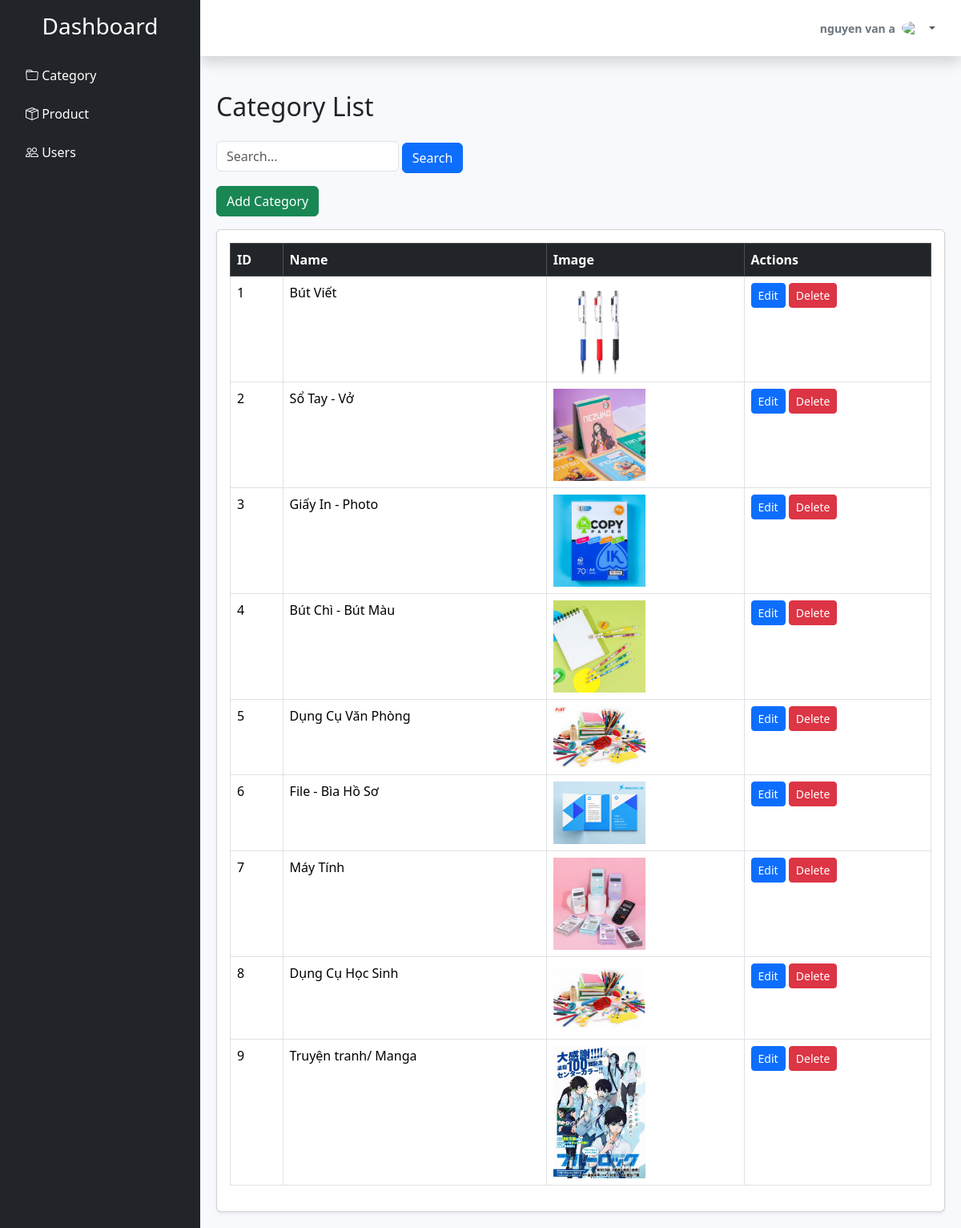
/admin/category_management/index.php (signed in), run on the app's committed database.
### tables this page shows
CREATE TABLE `category` (
  `id` int NOT NULL,
  `name` varchar(191) NOT NULL,
  `image` varchar(191) DEFAULT NULL,
  `created_at` timestamp NOT NULL DEFAULT CURRENT_TIMESTAMP
);

### admin/category_management/index.php (the view, shortened to what this page needs)
<?php include '../menu.php'; ?>
<?php
include '../connect.php';
$key = '';
$sql = "SELECT * FROM category WHERE name LIKE '%$key%'";
$result = mysqli_query($connect, $sql);
?>
<h2 class="mb-4 text-gray-800">Category List</h2>
<form class="mb-3" method="GET">
    <input type="text" name="key" class="form-control w-25 d-inline"
           placeholder="Search..." value="<?= htmlspecialchars($key) ?>">
    <button class="btn btn-primary">Search</button>
</form>
<a href="form_insert.php" class="btn btn-success mb-3">Add Category</a>
<div class="card shadow-sm">
    <div class="card-body">
        <table class="table table-bordered table-hover">
            <thead class="table-dark">
                <tr>
                    <th>ID</th>
                    <th>Name</th>
                    <th>Image</th>
                    <th>Actions</th>
                </tr>
            </thead>
            <tbody>
                <?php if (mysqli_num_rows($result) > 0): ?>
                    <?php while ($row = mysqli_fetch_assoc($result)): ?>
                        <tr>
                            <td><?= htmlspecialchars($row['id']) ?></td>
                            <td><?= htmlspecialchars($row['name']) ?></td>
                            <td>
                                <img src="../../assets/uploads/<?= htmlspecialchars($row['image']) ?>"
                                     alt="Category Image" width="115">
                            </td>
                            <td>
                                <a href="form_update.php?id=<?= $row['id'] ?>"
                                   class="btn btn-sm btn-primary">Edit</a>
                                <a href="delete.php?id=<?= $row['id'] ?>"
                                   class="btn btn-sm btn-danger"
                                   onclick="return confirm('Are you sure you want to delete this category?');">
                                   Delete
                                </a>
                            </td>
                        </tr>
                    <?php endwhile; ?>
                <?php else: ?>
                    <tr><td colspan="4" class="text-center">Không có danh mục nào</td></tr>
                <?php endif; ?>
            </tbody>
        </table>
    </div>
</div>
</body>
</html>

### admin/menu.php (style rules this page uses)
body { overflow: hidden; background-color: #f8f9fc; }

### data on the page
category: id "1", name "Bút Viết", image (picture)
category: id "2", name "Sổ Tay - Vở", image (picture)
category: id "3", name "Giấy In - Photo", image (picture)
category: id "4", name "Bút Chì - Bút Màu", image (picture)
category: id "5", name "Dụng Cụ Văn Phòng", image (picture)
category: id "6", name "File - Bìa Hồ Sơ", image (picture)
category: id "7", name "Máy Tính", image (picture)
category: id "8", name "Dụng Cụ Học Sinh", image (picture)
category: id "9", name "Truyện tranh/ Manga", image (picture)

### other printed values
$_SESSION['name'] "nguyen van a"
